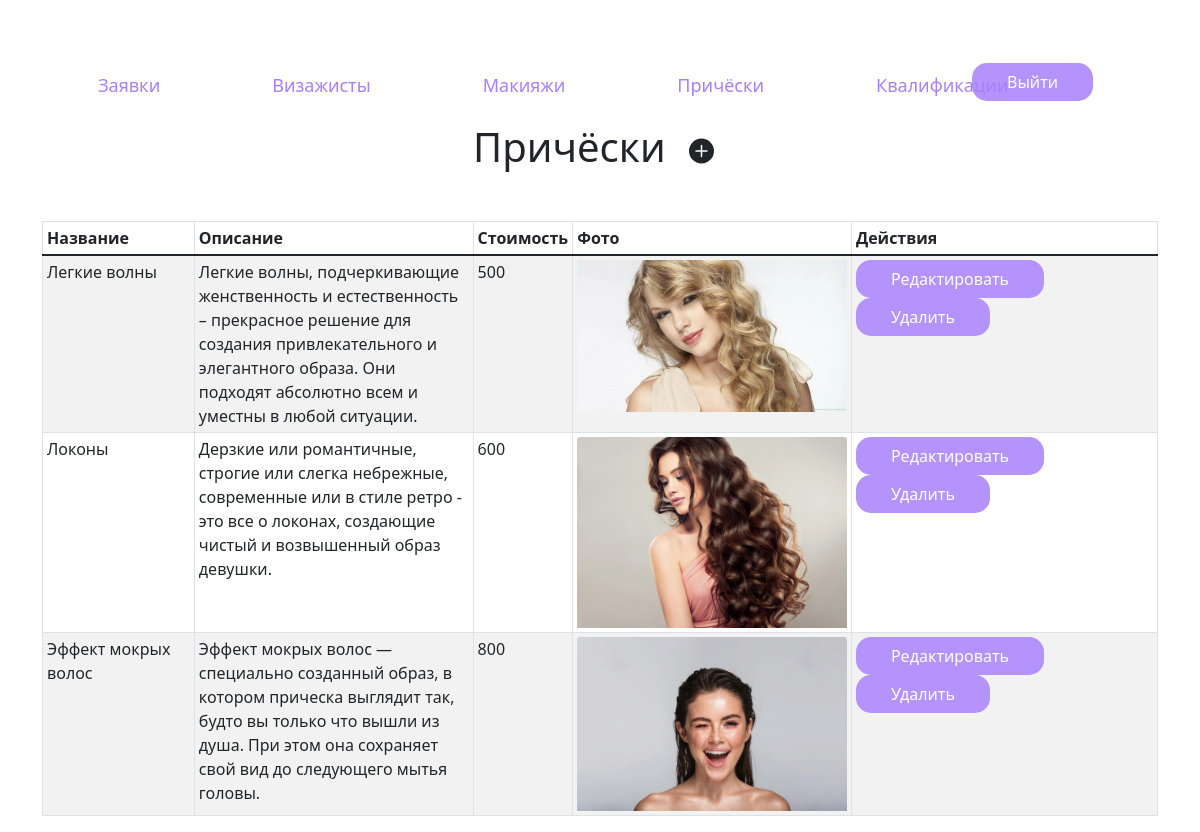
Page /admin_pricheski/ (signed in) on the committed database.
### content/models.py (models this page shows, shortened)
class Pricheski(models.Model):
    name = models.CharField(max_length=20, verbose_name="Название")
    opisanie = models.TextField(verbose_name="Описание")
    stoimost = models.IntegerField(verbose_name="Стоимость")
    foto = models.ImageField(upload_to='pricheski/')

### content/views.py (the view)
# urls.py: path('admin_pricheski/', admin_pricheski, name='admin_pricheski'),
@login_required
def admin_pricheski(request):
    pricheski = Pricheski.objects.all()
    return render(request, 'admin_pricheski.html', {'pricheski': pricheski, 'title': "Панель управления"})

### templates/admin_pricheski.html
{% extends 'admin_base.html' %}
{% load static %}
{% block content %}
        <h1 class="text-center">Причёски <a class="btn" href="{% url 'add_pricheski' %}"><svg xmlns="http://www.w3.org/2000/svg" width="25" height="30" fill="currentColor" class="bi bi-plus-circle-fill" viewBox="0 0 16 16">
  <path d="M16 8A8 8 0 1 1 0 8a8 8 0 0 1 16 0zM8.5 4.5a.5.5 0 0 0-1 0v3h-3a.5.5 0 0 0 0 1h3v3a.5.5 0 0 0 1 0v-3h3a.5.5 0 0 0 0-1h-3v-3z"/>
</svg></a></h1>
    <div class="row mt-5">
        <div class="col">
        <table class="table table-sm table-bordered table-striped">
            <thead>
                <tr>
                    <th scope="col">Название</th>
                    <th scope="col">Описание</th>
                    <th scope="col">Стоимость</th>
                    <th scope="col">Фото</th>
                    <th scope="col">Действия</th>
                </tr>
            </thead>
            <tbody>
            {% for i in pricheski%}
            <tr>
                <td>{{i.name}}</td>
                <td class="w-25">{{i.opisanie}}</td>
                <td>{{i.stoimost}}</td>
                <td class="w-25"><img src="{{ i.foto.url }}" class="card-img-top" alt="..."></td>
                <td><a class="btn buttons" href="{% url 'update_pricheski' i.id %}">Редактировать</a> <a class="btn buttons" href="{% url 'delete_pricheski' i.id %}">Удалить</a></td>
            </tr>
            {% endfor %}
        </tbody>
    </table>
        </div>
    </div>
{% endblock %}

### content/static/style.css (style rules this page uses)
.buttons { background-color: #B493FC; color: white; border-width: 0px; border-radius: 15px; padding: 7px 35px 7px 35px; margin-right: 10px; text-decoration: none; }

### rows in the picture
Pricheski: name "Легкие волны", opisanie "Легкие волны, подчеркивающие женственность и естественность – прекрасное решение для создания привлекательного и элегантного образа. Они подходят абсолютно всем и уместны в любой ситуации.", stoimost "500", foto (picture)
Pricheski: name "Локоны", opisanie "Дерзкие или романтичные, строгие или слегка небрежные, современные или в стиле ретро - это все о локонах, создающие чистый и возвышенный образ девушки.", stoimost "600", foto (picture)
Pricheski: name "Эффект мокрых волос", opisanie "Эффект мокрых волос — специально созданный образ, в котором прическа выглядит так, будто вы только что вышли из душа. При этом она сохраняет свой вид до следующего мытья головы.", stoimost "800", foto (picture)
